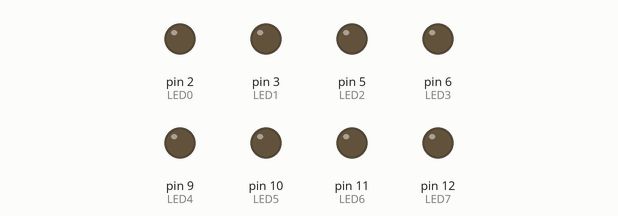
Bench run of a sketch on a simulated Arduino Uno, built with avr-gcc and run on an emulated ATmega328P. On the bench: output pins drawn as LEDs (lit = HIGH). Random numbers use the default seed unless the sketch sets one; what the sketch prints to the serial monitor is not drawn.

Above: at 2.1 s.
At 11.0 s:
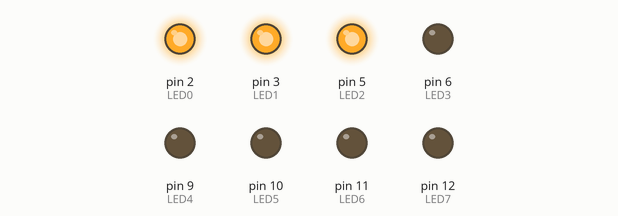
At 15.4 s:
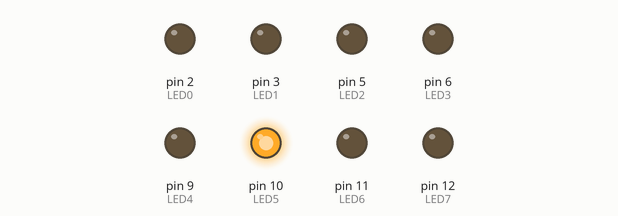
At 20.3 s:
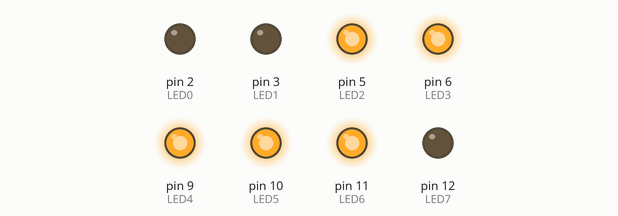
At 26.6 s:
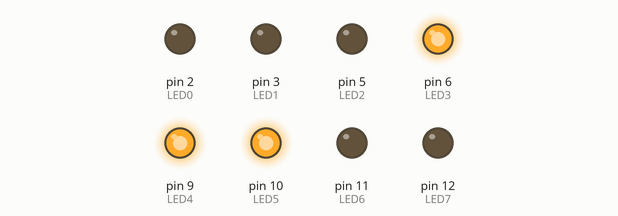
At 34.9 s:
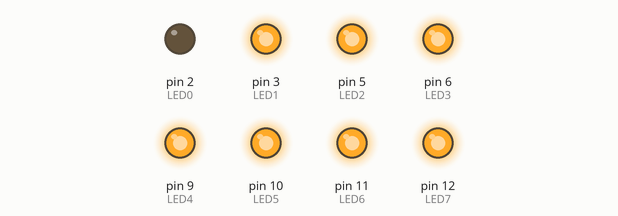
Timing chart, 0 to 40.0 s (numbered marks = the images above):
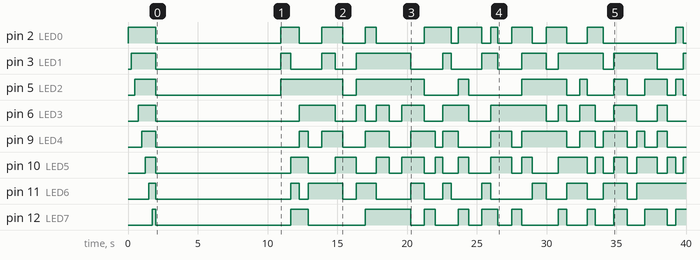

The sketch:

VixenSerial8LEDsWithFlickerReset.ino
```cpp
int LED0 = 2;
int LED1 = 3;
int LED2 = 5;
int LED3 = 6;
int LED4 = 9;
int LED5 = 10;
int LED6 = 11;
int LED7 = 12;

int pins = 8;

int SSRELAY_OFF = 0;
int SSRELAY_ON = 255;

int SerialCommand[8];

int randhigh = 2;
int randlow = 0;

int delayhigh = 1000;
int delaylow = 500;

unsigned long timeout = 10000;
unsigned long currentMillis;
unsigned long previousMillis;

void setup(){
  reset();
  pinMode(LED0, OUTPUT);   // sets the pins as output
  pinMode(LED1, OUTPUT);   // sets the pins as output
  pinMode(LED2, OUTPUT);
  pinMode(LED3, OUTPUT);
  pinMode(LED4, OUTPUT);
  pinMode(LED5, OUTPUT);
  pinMode(LED6, OUTPUT);
  pinMode(LED7, OUTPUT);   // sets the pins as output
  test();
  reset();
  Serial.begin(38400);
  Serial.println("hello world");
}

void loop(){

  currentMillis = millis();

  if (Serial.available() >= pins){
    for (int i =0;i<pins;i++){
      SerialCommand[i] = Serial.read();
      if (SerialCommand[i] == 0) {
        SerialCommand[i] = SSRELAY_OFF;
      } else {
        SerialCommand[i] = SSRELAY_ON;
      }
    }
    previousMillis = currentMillis;
  }

  if(currentMillis - previousMillis > timeout) {
    //clear buffer
    while (Serial.avalable()>0){
      Serial.read();
    }
    for (int i =0;i<pins;i++){
      SerialCommand[i] = random(randlow,randhigh);
      Serial.print(i);
      Serial.print("=");
      Serial.println(SerialCommand[i]);
      if (SerialCommand[i] == 0) {
        SerialCommand[i] = SSRELAY_OFF;
      } else {
        SerialCommand[i] = SSRELAY_ON;
      }
    }
    delay(random(delaylow,delayhigh));
  }

  Serial.println(currentMillis);
  Serial.println(previousMillis);

  analogWrite(LED0, SerialCommand[0]);
  analogWrite(LED1, SerialCommand[1]);
  analogWrite(LED2, SerialCommand[2]);
  analogWrite(LED3, SerialCommand[3]);
  analogWrite(LED4, SerialCommand[4]);
  analogWrite(LED5, SerialCommand[5]);
  analogWrite(LED6, SerialCommand[6]);
  analogWrite(LED7, SerialCommand[7]);

}

void reset(){
  analogWrite(LED0, SSRELAY_OFF);
  analogWrite(LED1, SSRELAY_OFF);
  analogWrite(LED2, SSRELAY_OFF);
  analogWrite(LED3, SSRELAY_OFF);
  analogWrite(LED4, SSRELAY_OFF);
  analogWrite(LED5, SSRELAY_OFF);
  analogWrite(LED6, SSRELAY_OFF);
  analogWrite(LED7, SSRELAY_OFF);
}

void test(){
  //turn them on in order
  analogWrite(LED0, SSRELAY_ON);
  delay(250);
  analogWrite(LED1, SSRELAY_ON);
  delay(250);
  analogWrite(LED2, SSRELAY_ON);
  delay(250);
  analogWrite(LED3, SSRELAY_ON);
  delay(250);
  analogWrite(LED4, SSRELAY_ON);
  delay(250);
  analogWrite(LED5, SSRELAY_ON);
  delay(250);
  analogWrite(LED6, SSRELAY_ON);
  delay(250);
  analogWrite(LED7, SSRELAY_ON);
  delay(250);

  reset();
  delay(250);

}
```

Measured:
- by itself, pin 2 (LED0): HIGH → LOW at 2.0 s, → HIGH 8.9 s later, → LOW 1.3 s later, → HIGH 1.6 s later, … (21 changes in this stretch)
- by itself, pin 3 (LED1): HIGH → LOW at 2.0 s, → HIGH 8.9 s later, → LOW 0.73 s later, → HIGH 2.2 s later, … (18 changes in this stretch)
- by itself, pin 5 (LED2): HIGH → LOW at 2.0 s, → HIGH 8.9 s later, → LOW 4.5 s later, → HIGH 0.98 s later, … (17 changes in this stretch)
- by itself, pin 6 (LED3): HIGH → LOW at 2.0 s, → HIGH 10.3 s later, → LOW 2.6 s later, → HIGH 1.5 s later, … (21 changes in this stretch)
- by itself, pin 9 (LED4): HIGH → LOW at 2.0 s, → HIGH 10.3 s later, → LOW 0.64 s later, → HIGH 0.99 s later, … (23 changes in this stretch)
- by itself, pin 10 (LED5): HIGH → LOW at 2.0 s, → HIGH 9.7 s later, → LOW 1.2 s later, → HIGH 1.9 s later, … (28 changes in this stretch)
- by itself, pin 11 (LED6): HIGH → LOW at 2.0 s, → HIGH 9.7 s later, → LOW 0.60 s later, → HIGH 0.64 s later, … (20 changes in this stretch)
- by itself, pin 12 (LED7): HIGH → LOW at 2.0 s, → HIGH 9.7 s later, → LOW 1.2 s later, → HIGH 4.1 s later, … (22 changes in this stretch)
